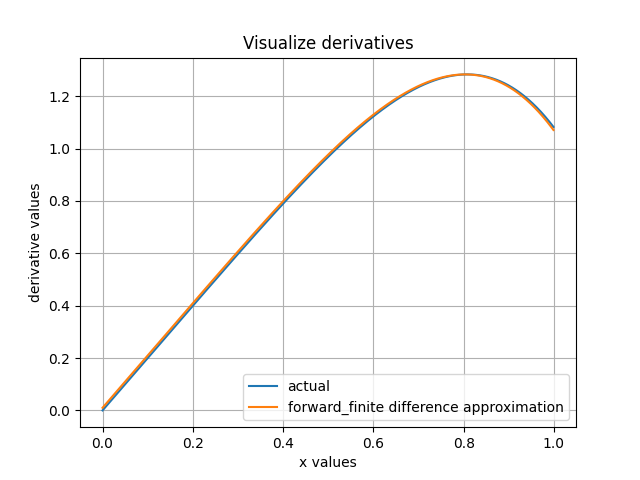

Python code for this plot:
import numpy as np
import math
import matplotlib.pyplot as plt

# using function graph to plot both derivative functions
def graph():
    # taking 1000 points in the interval
    xvalues = np.arange(0,1,0.001)
    # taking actual and forward_finite values
    actual = []
    forward_finite = []
    # for all values in xvalues finding both the derivatives
    for val in xvalues:
        actual.append(2*val*math.cos(val**2))
        forward_finite.append((math.sin((val+0.01)**2) - math.sin(val ** 2))/ 0.01)
    # plotting the graph with title and legend
    plt.plot(xvalues, actual, label = "actual")
    plt.plot(xvalues, forward_finite, label = "forward_finite difference approximation")
    plt.xlabel("x values")
    plt.ylabel("derivative values")
    plt.title("Visualize derivatives")
    plt.grid(True)
    plt.legend()
    # showing the figure
    plt.savefig("q1.png")
    plt.show()

# test
graph()